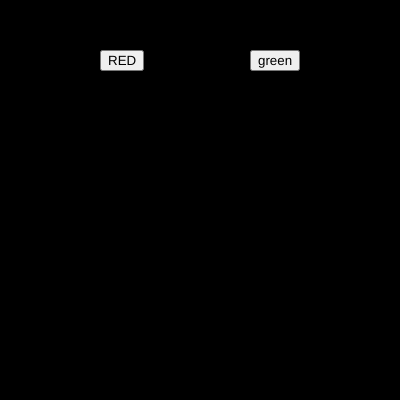
Frame 1 (no input)
Frame 60 (no input): identical to frame 1, image omitted
Frame 120 (the mouse pressed at the canvas centre since frame 60): identical to frame 1, image omitted

The p5.js sketch that drew this single still picture (run headless with seeded random() and noise() and a simulated clock; from frame 60 on, the mouse is pressed at the canvas centre):

// p5.js sketch
// ── sketch.js
var btn_red;
var btn_green;

var r = 0;
var g = 0;
var b = 0;

function setup() {
  createCanvas(400, 400); 
  
  btn_red = createButton("RED");
  btn_red.position(100,50);
  btn_red.mousePressed(red_bg);

btn_green = createButton("green");
btn_green.position(250,50);
btn_green.mousePressed(green_bg)
}

function draw() {
  background(r,g,b);
}


function green_bg()
{
  r = 0;
  g = 255;
  b = 0;
}

function red_bg()
{
  r = 225;
  g = 0;
  b = 0;
}
